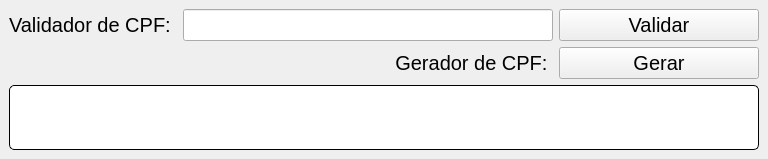
<?xml version="1.0" encoding="UTF-8"?>
<ui version="4.0">
 <class>MainWindow</class>
 <widget class="QMainWindow" name="MainWindow">
  <property name="geometry">
   <rect>
    <x>0</x>
    <y>0</y>
    <width>768</width>
    <height>159</height>
   </rect>
  </property>
  <property name="windowTitle">
   <string>CPF</string>
  </property>
  <property name="styleSheet">
   <string notr="true"/>
  </property>
  <widget class="QWidget" name="centralwidget">
   <layout class="QGridLayout" name="gridLayout">
    <item row="1" column="2">
     <widget class="QPushButton" name="btnGenerator">
      <property name="font">
       <font>
        <pointsize>15</pointsize>
       </font>
      </property>
      <property name="text">
       <string>Gerar</string>
      </property>
     </widget>
    </item>
    <item row="0" column="1">
     <widget class="QLineEdit" name="inputCpf">
      <property name="font">
       <font>
        <pointsize>15</pointsize>
       </font>
      </property>
     </widget>
    </item>
    <item row="0" column="2">
     <widget class="QPushButton" name="btnValidate">
      <property name="minimumSize">
       <size>
        <width>200</width>
        <height>0</height>
       </size>
      </property>
      <property name="font">
       <font>
        <pointsize>15</pointsize>
       </font>
      </property>
      <property name="text">
       <string>Validar</string>
      </property>
     </widget>
    </item>
    <item row="1" column="1">
     <widget class="QLabel" name="label">
      <property name="font">
       <font>
        <pointsize>15</pointsize>
       </font>
      </property>
      <property name="text">
       <string>Gerador de CPF: </string>
      </property>
      <property name="alignment">
       <set>Qt::AlignRight|Qt::AlignTrailing|Qt::AlignVCenter</set>
      </property>
     </widget>
    </item>
    <item row="0" column="0">
     <widget class="QLabel" name="label_2">
      <property name="font">
       <font>
        <pointsize>15</pointsize>
       </font>
      </property>
      <property name="text">
       <string>Validador de CPF: </string>
      </property>
     </widget>
    </item>
    <item row="2" column="0" colspan="3">
     <widget class="QLabel" name="labelCpf">
      <property name="font">
       <font>
        <pointsize>-1</pointsize>
       </font>
      </property>
      <property name="styleSheet">
       <string notr="true">border: 1px solid black;
border-radius: 5px;
background-color: white;
font-size: 35px;
color: green;</string>
      </property>
      <property name="text">
       <string/>
      </property>
      <property name="alignment">
       <set>Qt::AlignCenter</set>
      </property>
     </widget>
    </item>
   </layout>
  </widget>
 </widget>
 <resources/>
 <connections/>
</ui>
